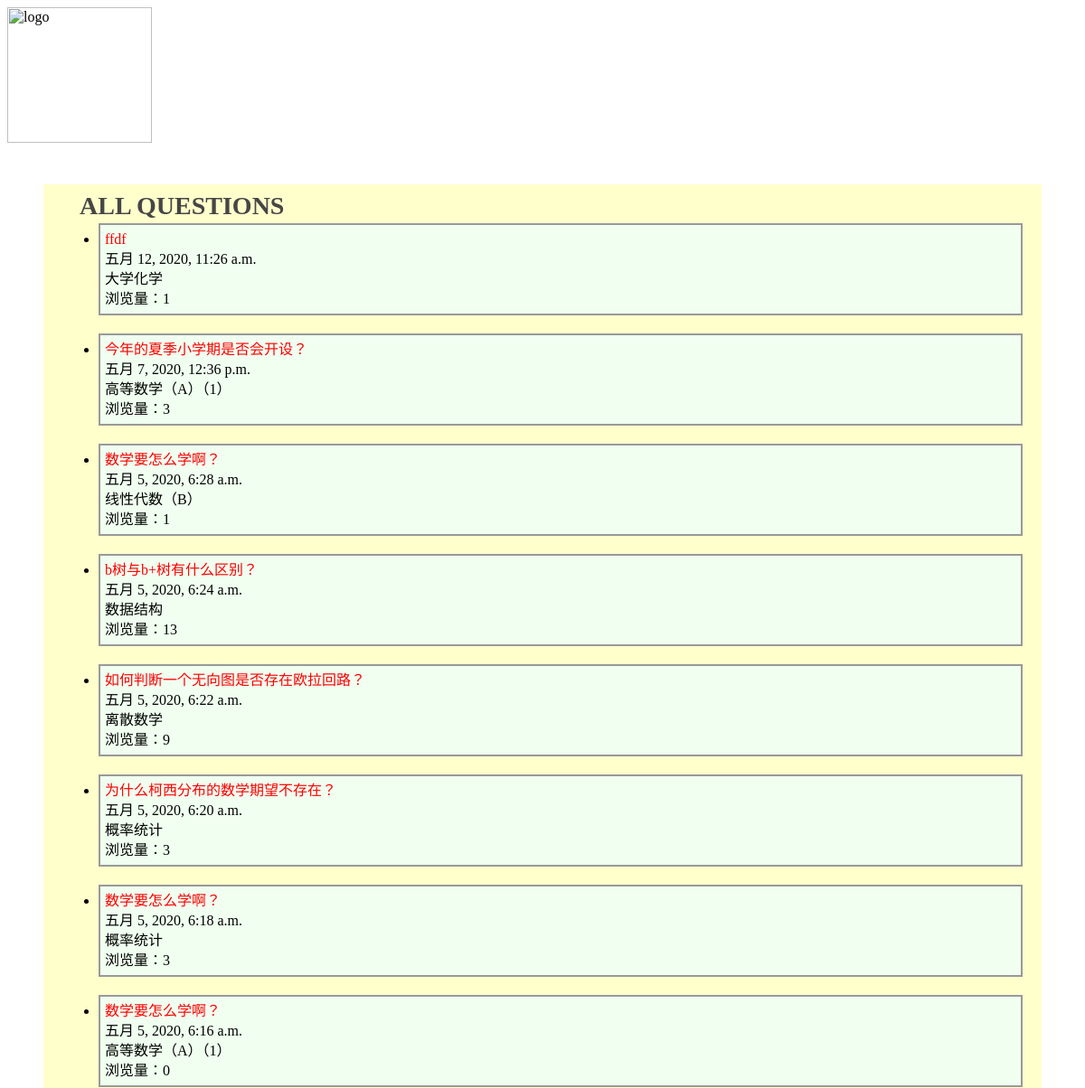
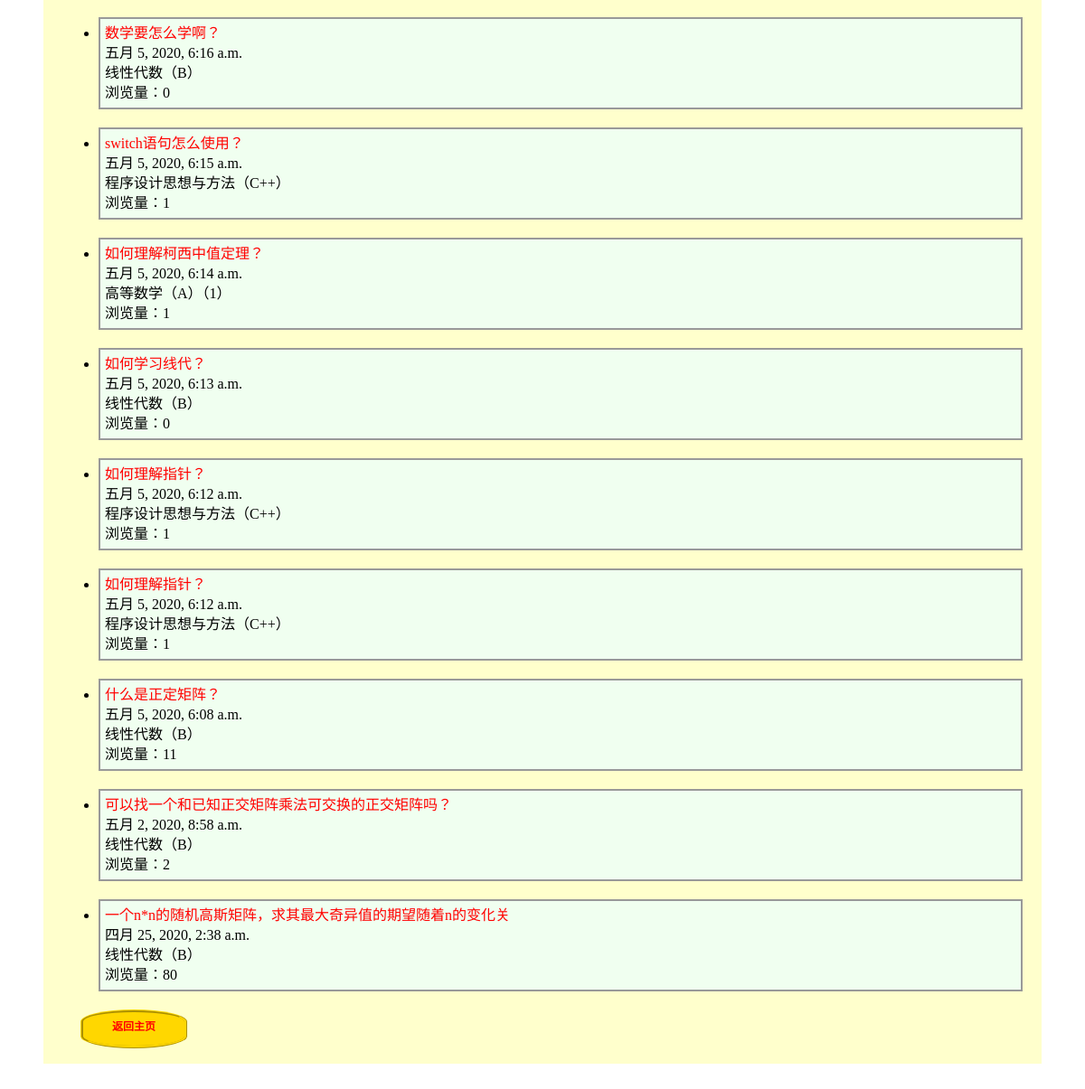
The page /qas_system/all_question/ on the database as committed earlier (2 pictures, top to bottom).
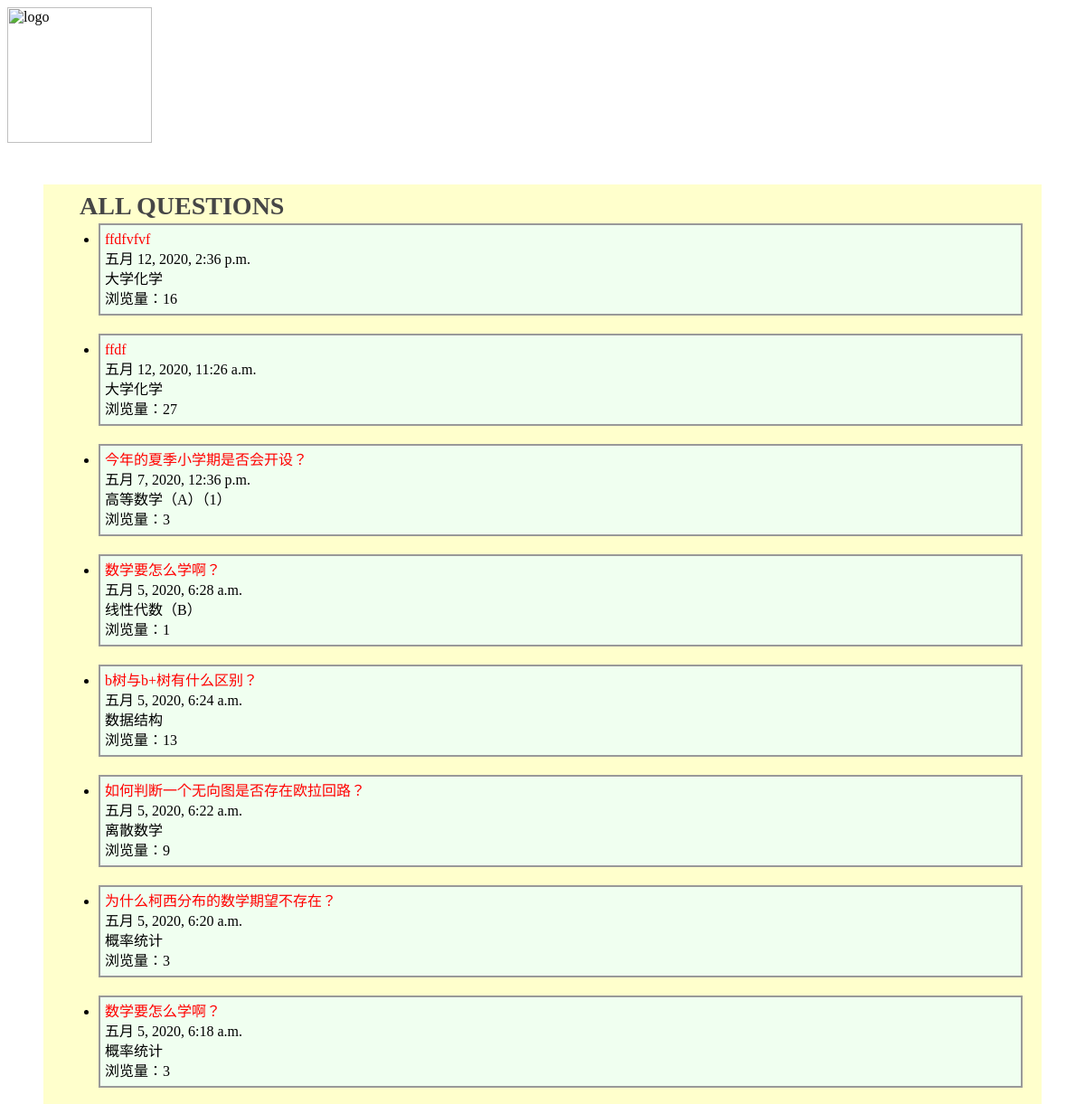
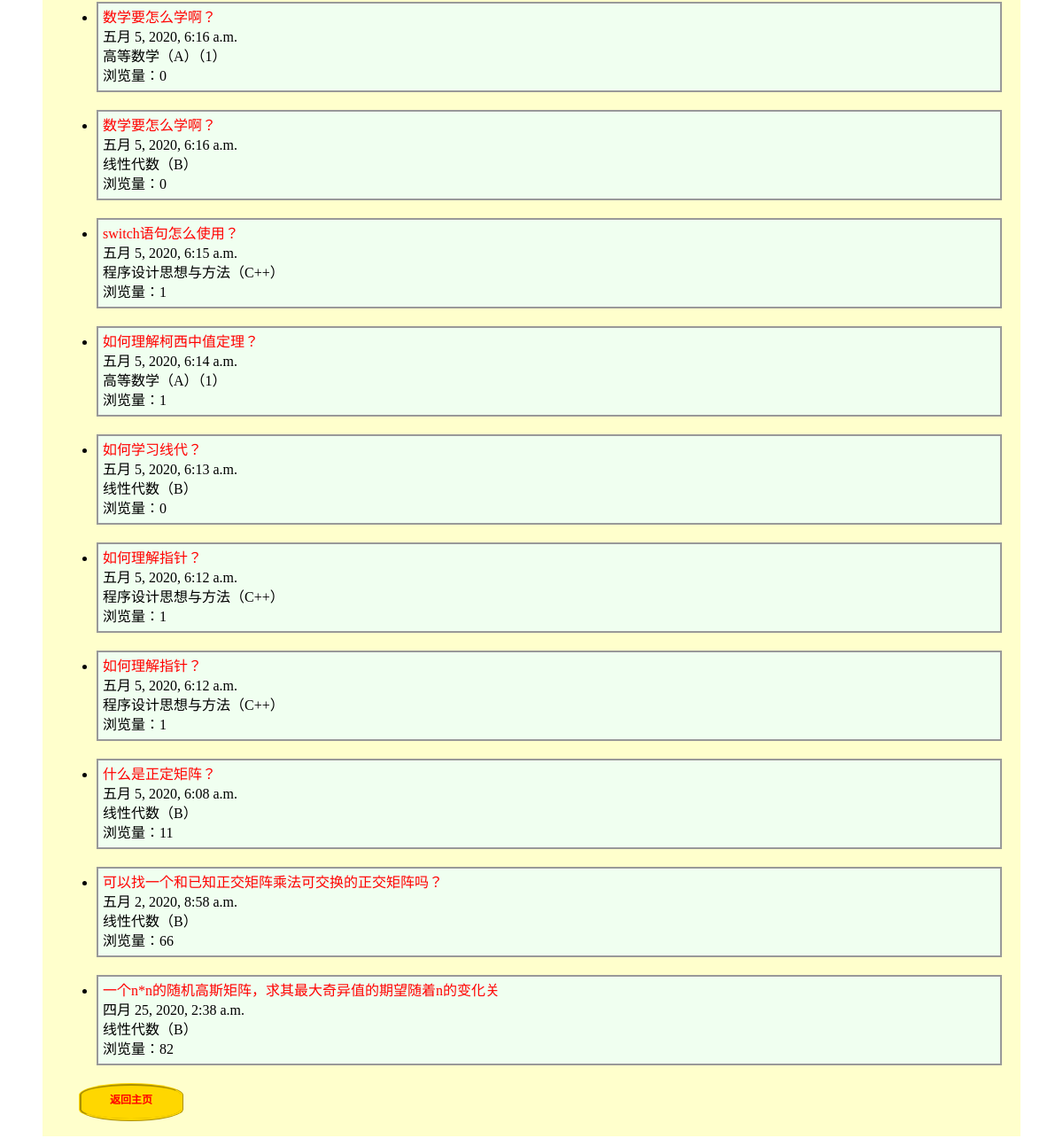
The same page on the database as committed later (2 pictures, top to bottom).
### qas_system/models.py (models this page shows, shortened)
class Question(models.Model):
    question_title = models.CharField(verbose_name='标题', max_length=30, blank=False)
    question_text = RichTextField(verbose_name='具体描述')
    question_subject = models.ForeignKey('Subject', verbose_name='科目', on_delete=models.CASCADE)
    pub_date = models.DateTimeField(auto_now=True, verbose_name='提问日期')
    page_views = models.PositiveIntegerField(default=0, verbose_name='浏览量')
    questioner = models.ForeignKey('User', verbose_name='提问者', on_delete=models.CASCADE)
    good_num = models.IntegerField(default=0, verbose_name='点赞量')

class Subject(models.Model):
    name = models.CharField(max_length=30, unique=True, verbose_name='科目名称')
    def __str__(self):
        return self.name

### qas_system/views.py (the view)
# urls.py: path('all_question/', views.all_question),  # 浏览所有问题 按照时间顺序排列
def all_question(request):
    all_question_list = Question.objects.all().order_by('-pub_date')
    return render(request, 'all_question.html', {'all_question_list': all_question_list})

### templates/all_question.html (shortened to what this page needs)
<html>
<head>
</head>
<body>
<div class="all">
        <div class="logo">
        <img src="logo.png" alt="logo" />
        </div>
<div class="main">
        <div class="questions">
            <dl>
                <dd>ALL QUESTIONS</dd>
            </dl>
        </div>
        <div class="question_xx">
                {% if all_question_list %}
                <ul>
                {% for question in all_question_list %}
                    <li> <div class="p1"> <a href="/qas_system/question/{{ question.id }}/">{{ question.question_title }}<br></a> </div>
                 <div class="p2">{{ question.pub_date }}<br></div>
                 <div class="p3">{{ question.question_subject }} <br></div>
                 <div class="p4">浏览量：{{ question.page_views }} </div> </li>
                {% endfor %}
                <div class="button"> <a href="/qas_system/", target="_self">返回主页</a> </div>
               </ul>
                {% else %}
              <p> 未找到结果, 点击下面的链接返回。</p>
                 <div class="button"> <a href="/qas_system/select/", target="_self">返回筛选页面</a> </div>
                <div class="button"> <a href="/qas_system/", target="_self">返回主页</a> </div>
                {% endif %}
        </div>
</div>
</body>
</html>

Rows that differ between the two databases and show on the page:
added Question: question_title "ffdfvfvf", pub_date "五月 12, 2020, 2:36 p.m.", question_subject "大学化学", page_views "16"
changed Question "ffdf": page_views "1" → "27"
changed Question "可以找一个和已知正交矩阵乘法可交换的正交矩阵吗？": page_views "2" → "66"
changed Question "一个n*n的随机高斯矩阵，求其最大奇异值的期望随着n的变化关": page_views "80" → "82"
